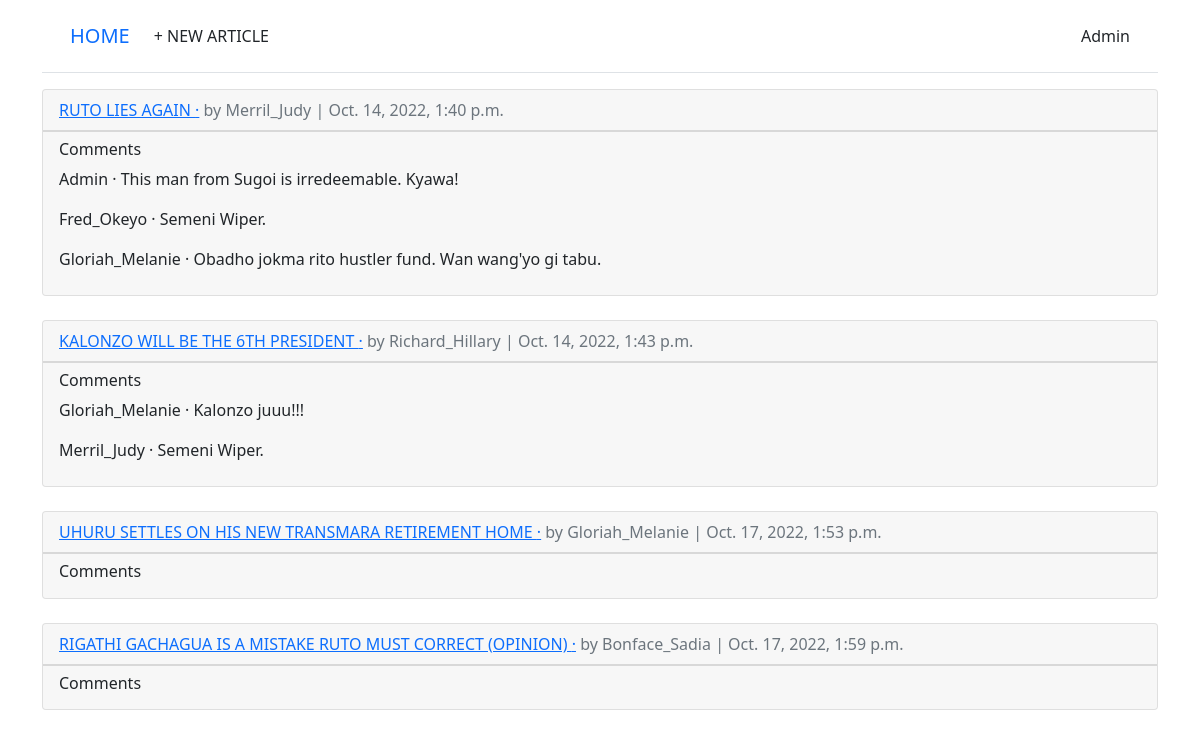
/articles/ (signed in), run on the app's committed database.
### accounts/models.py (models this page shows)
class CustomUser(AbstractUser):
    age = models.PositiveIntegerField(null=True, blank=True)

### articles/models.py (models this page shows, shortened)
class Article(models.Model):
    title = models.CharField(max_length=255)
    body = models.TextField()
    date = models.DateTimeField(auto_now_add=True)
    author = models.ForeignKey(
        settings.AUTH_USER_MODEL,
        on_delete=models.CASCADE,
        )

class Comment(models.Model): # new
    article = models.ForeignKey(Article, on_delete=models.CASCADE)
    comment = models.CharField(max_length=140)
    author = models.ForeignKey(settings.AUTH_USER_MODEL,on_delete=models.CASCADE,)
    def __str__(self):
        return self.comment

### articles/views.py (the view)
# urls.py: path("", ArticleListView.as_view(),
class ArticleListView(LoginRequiredMixin,ListView):
    model = Article
    template_name = "article_list.html"

### templates/article_list.html (shortened to what this page needs)
{% extends "base.html" %}
{% block content %}
{% for article in article_list %}
 <div class="card">
 <div class="card-header">
<a href="{% url 'article_detail' article.pk%}"> <span class="font-weight-bold">{{ article.title }} </span> &middot;</a>
 <span class="text-muted">by {{ article.author }} |
    {{ article.date }}</span>
 </div>
 <div class="card-footer">
   <h6>Comments</h6>
   {% for comment in article.comment_set.all %}
   <p>
   <span class="font-weight-bold">
   {{ comment.author }} &middot;
   </span>
   {{ comment }}
   </p>
   {% endfor %}
   </div>
   </div>
 <br />
{% endfor %}
{% endblock content %}

### templates/base.html (shortened to what this page needs)
<!DOCTYPE html>
<html>
<head>
 <link href="https://cdn.jsdelivr.net/npm/bootstrap@5.1.3/dist/css/bootstrap.min.css" rel="stylesheet">
</head>
<body>
</body>
<body>
    <div class="container">
     <header class="p-3 mb-3 border-bottom">
     <div class="container">
     <div class="d-flex flex-wrap align-items-center justify-content-center
     justify-content-lg-start">
     <a class="navbar-brand" href="{% url 'home' %}">HOME</a>
     <ul class="nav col-12 col-lg-auto me-lg-auto mb-2 justify-content-
    center
     mb-md-0">
     {% if user.is_authenticated %}
     <li><a href="{% url 'article_new'%}" class="nav-link px-2 link-dark">+ NEW ARTICLE</a></li>
     </ul>
     <div class="dropdown text-end">
     <a href="#" class="d-block link-dark text-decoration-none dropdowntoggle"
     id="dropdownUser1" data-bs-toggle="dropdown" aria-expanded="false">
     {{ user.username }}
     </a>
     </div>
     {% endif %}
     </div>
     </div>
     </header>
     <main>
     {% block content %}
     {% endblock content %}
     </main>
    </div>
</html>

### data on the page
CustomUser: username "Admin"
Article: title "RUTO LIES AGAIN", author "Merril_Judy", date "Oct. 14, 2022, 1:40 p.m."
Comment: author "Admin", comment "This man from Sugoi is irredeemable. Kyawa!"
Comment: author "Fred_Okeyo", comment "Semeni Wiper."
Comment: author "Gloriah_Melanie", comment "Obadho jokma rito hustler fund. Wan wang'yo gi tabu."
Article: title "KALONZO WILL BE THE 6TH PRESIDENT", author "Richard_Hillary", date "Oct. 14, 2022, 1:43 p.m."
Comment: author "Gloriah_Melanie", comment "Kalonzo juuu!!!"
Comment: author "Merril_Judy", comment "Semeni Wiper."
Article: title "UHURU SETTLES ON HIS NEW TRANSMARA RETIREMENT HOME", author "Gloriah_Melanie", date "Oct. 17, 2022, 1:53 p.m."
Article: title "RIGATHI GACHAGUA IS A MISTAKE RUTO MUST CORRECT (OPINION)", author "Bonface_Sadia", date "Oct. 17, 2022, 1:59 p.m."
